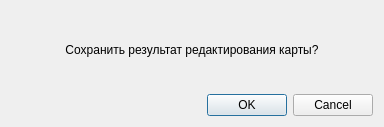
<?xml version="1.0" encoding="UTF-8"?>
<ui version="4.0">
 <class>SaveDialog</class>
 <widget class="QDialog" name="SaveDialog">
  <property name="geometry">
   <rect>
    <x>0</x>
    <y>0</y>
    <width>384</width>
    <height>127</height>
   </rect>
  </property>
  <property name="windowTitle">
   <string>Сохранение результатов редактирования</string>
  </property>
  <property name="modal">
   <bool>true</bool>
  </property>
  <layout class="QGridLayout" name="gridLayout">
   <item row="1" column="0" colspan="2">
    <widget class="QDialogButtonBox" name="buttonBox">
     <property name="orientation">
      <enum>Qt::Horizontal</enum>
     </property>
     <property name="standardButtons">
      <set>QDialogButtonBox::Cancel|QDialogButtonBox::Ok</set>
     </property>
    </widget>
   </item>
   <item row="0" column="0" colspan="2">
    <widget class="QLabel" name="label">
     <property name="text">
      <string>Сохранить результат редактирования карты?</string>
     </property>
     <property name="textFormat">
      <enum>Qt::AutoText</enum>
     </property>
     <property name="alignment">
      <set>Qt::AlignCenter</set>
     </property>
    </widget>
   </item>
  </layout>
 </widget>
 <resources/>
 <connections>
  <connection>
   <sender>buttonBox</sender>
   <signal>accepted()</signal>
   <receiver>SaveDialog</receiver>
   <slot>accept()</slot>
   <hints>
    <hint type="sourcelabel">
     <x>20</x>
     <y>20</y>
    </hint>
    <hint type="destinationlabel">
     <x>20</x>
     <y>20</y>
    </hint>
   </hints>
  </connection>
  <connection>
   <sender>buttonBox</sender>
   <signal>rejected()</signal>
   <receiver>SaveDialog</receiver>
   <slot>reject()</slot>
   <hints>
    <hint type="sourcelabel">
     <x>20</x>
     <y>20</y>
    </hint>
    <hint type="destinationlabel">
     <x>20</x>
     <y>20</y>
    </hint>
   </hints>
  </connection>
 </connections>
</ui>
